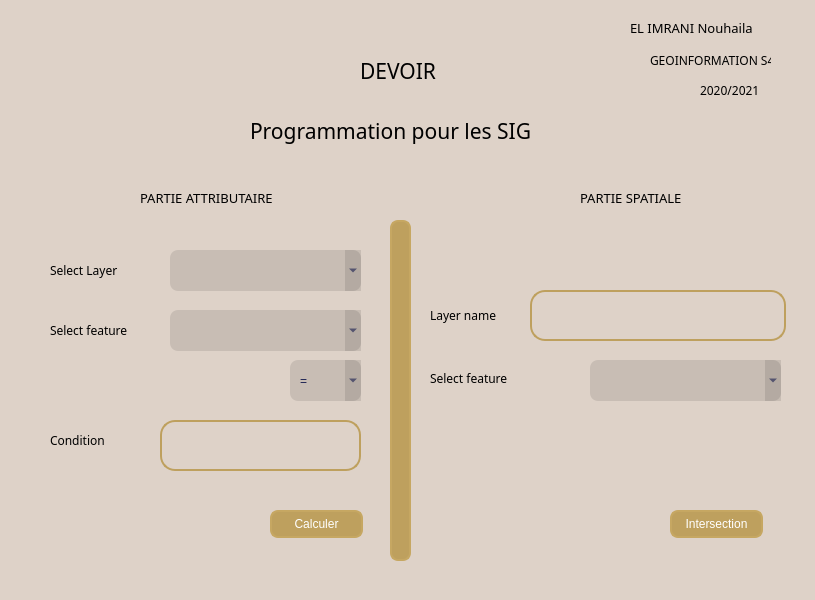
<?xml version="1.0" encoding="UTF-8"?>
<ui version="4.0">
 <class>SaveAttributesDialogBase</class>
 <widget class="QDialog" name="SaveAttributesDialogBase">
  <property name="geometry">
   <rect>
    <x>0</x>
    <y>0</y>
    <width>815</width>
    <height>600</height>
   </rect>
  </property>
  <property name="minimumSize">
   <size>
    <width>815</width>
    <height>600</height>
   </size>
  </property>
  <property name="maximumSize">
   <size>
    <width>815</width>
    <height>600</height>
   </size>
  </property>
  <property name="windowTitle">
   <string>Save Attributes</string>
  </property>
  <property name="styleSheet">
   <string notr="true">background-color: rgb(222, 210, 200)</string>
  </property>
  <widget class="QComboBox" name="comboBox">
   <property name="geometry">
    <rect>
     <x>-280</x>
     <y>330</y>
     <width>73</width>
     <height>22</height>
    </rect>
   </property>
  </widget>
  <widget class="QComboBox" name="comboLayer">
   <property name="geometry">
    <rect>
     <x>170</x>
     <y>250</y>
     <width>191</width>
     <height>41</height>
    </rect>
   </property>
   <property name="styleSheet">
    <string notr="true">QComboBox {
   background-color:rgba(0, 0, 0, 0.1);
    color: #1D2252;
    padding: 15px 10px;
    border-radius: 8px;
    border: none;
	
}
</string>
   </property>
  </widget>
  <widget class="QLabel" name="label">
   <property name="geometry">
    <rect>
     <x>50</x>
     <y>260</y>
     <width>101</width>
     <height>20</height>
    </rect>
   </property>
   <property name="font">
    <font>
     <family>Franklin Gothic Medium</family>
     <pointsize>9</pointsize>
    </font>
   </property>
   <property name="text">
    <string>Select Layer</string>
   </property>
  </widget>
  <widget class="QLabel" name="label_2">
   <property name="geometry">
    <rect>
     <x>50</x>
     <y>320</y>
     <width>101</width>
     <height>20</height>
    </rect>
   </property>
   <property name="font">
    <font>
     <family>Franklin Gothic Medium</family>
     <pointsize>9</pointsize>
    </font>
   </property>
   <property name="text">
    <string>Select feature</string>
   </property>
  </widget>
  <widget class="QComboBox" name="comboFeature">
   <property name="geometry">
    <rect>
     <x>170</x>
     <y>310</y>
     <width>191</width>
     <height>41</height>
    </rect>
   </property>
   <property name="styleSheet">
    <string notr="true">QComboBox {
    background-color:rgba(0, 0, 0, 0.1);
    color: #1D2252;
    padding: 15px 10px;
    border-radius: 8px;
    border: none;
	
}
</string>
   </property>
  </widget>
  <widget class="QLabel" name="label_3">
   <property name="geometry">
    <rect>
     <x>50</x>
     <y>430</y>
     <width>131</width>
     <height>20</height>
    </rect>
   </property>
   <property name="font">
    <font>
     <family>Franklin Gothic Medium</family>
     <pointsize>9</pointsize>
    </font>
   </property>
   <property name="text">
    <string>Condition</string>
   </property>
  </widget>
  <widget class="QComboBox" name="operateur">
   <property name="geometry">
    <rect>
     <x>290</x>
     <y>360</y>
     <width>71</width>
     <height>41</height>
    </rect>
   </property>
   <property name="styleSheet">
    <string notr="true">QComboBox {
    background-color:rgba(0, 0, 0, 0.1);
    color: #1D2252;
    padding: 15px 10px;
    border-radius: 8px;
    border: none;
	
}
</string>
   </property>
   <item>
    <property name="text">
     <string>=</string>
    </property>
   </item>
   <item>
    <property name="text">
     <string>&lt;=</string>
    </property>
   </item>
   <item>
    <property name="text">
     <string>&gt;=</string>
    </property>
   </item>
   <item>
    <property name="text">
     <string>&lt;</string>
    </property>
   </item>
   <item>
    <property name="text">
     <string>&gt;</string>
    </property>
   </item>
  </widget>
  <widget class="QPushButton" name="btn">
   <property name="geometry">
    <rect>
     <x>270</x>
     <y>510</y>
     <width>93</width>
     <height>28</height>
    </rect>
   </property>
   <property name="styleSheet">
    <string notr="true">QPushButton {
background-color: rgb(190, 160, 94);
  color: white;
  border: 2px solid rgb(198, 167, 98); 
border-radius: 8px;
}
QPushButton:hover{
border: 2px solid rgb(234, 209, 161);
background-color: rgb(214, 180, 106);
}</string>
   </property>
   <property name="text">
    <string>Calculer</string>
   </property>
  </widget>
  <widget class="QTextEdit" name="textValeur">
   <property name="geometry">
    <rect>
     <x>160</x>
     <y>420</y>
     <width>201</width>
     <height>51</height>
    </rect>
   </property>
   <property name="styleSheet">
    <string notr="true">QTextEdit{
border: 2px solid rgb(190, 160, 94);
border-radius:15px;
color : rgb(0, 0, 0);
padding-left: 20px;
padding-right:20px;
}
QTextEditt:hover{
border: 2px solid rgb(234, 209, 161);
}
</string>
   </property>
  </widget>
  <widget class="QTextBrowser" name="textBrowser">
   <property name="geometry">
    <rect>
     <x>390</x>
     <y>220</y>
     <width>21</width>
     <height>341</height>
    </rect>
   </property>
   <property name="styleSheet">
    <string notr="true">QTextEdit {
background-color: rgb(190, 160, 94);
  color: white;
  border: 2px solid rgb(198, 167, 98); 
border-radius: 8px;
}
QPushButton:hover{
border: 2px solid rgb(234, 209, 161);
background-color: rgb(214, 180, 106);
}</string>
   </property>
  </widget>
  <widget class="QLabel" name="label_4">
   <property name="geometry">
    <rect>
     <x>140</x>
     <y>190</y>
     <width>201</width>
     <height>16</height>
    </rect>
   </property>
   <property name="font">
    <font>
     <family>Franklin Gothic Medium</family>
     <pointsize>10</pointsize>
    </font>
   </property>
   <property name="text">
    <string>PARTIE ATTRIBUTAIRE</string>
   </property>
  </widget>
  <widget class="QLabel" name="label_5">
   <property name="geometry">
    <rect>
     <x>580</x>
     <y>190</y>
     <width>141</width>
     <height>16</height>
    </rect>
   </property>
   <property name="font">
    <font>
     <family>Franklin Gothic Medium</family>
     <pointsize>10</pointsize>
    </font>
   </property>
   <property name="text">
    <string>PARTIE SPATIALE</string>
   </property>
  </widget>
  <widget class="QLabel" name="label_6">
   <property name="geometry">
    <rect>
     <x>360</x>
     <y>40</y>
     <width>101</width>
     <height>61</height>
    </rect>
   </property>
   <property name="font">
    <font>
     <family>Franklin Gothic Book</family>
     <pointsize>16</pointsize>
    </font>
   </property>
   <property name="text">
    <string>DEVOIR  </string>
   </property>
  </widget>
  <widget class="QLabel" name="label_7">
   <property name="geometry">
    <rect>
     <x>630</x>
     <y>20</y>
     <width>151</width>
     <height>16</height>
    </rect>
   </property>
   <property name="font">
    <font>
     <family>Franklin Gothic Book</family>
     <pointsize>10</pointsize>
    </font>
   </property>
   <property name="text">
    <string>EL IMRANI Nouhaila</string>
   </property>
  </widget>
  <widget class="QLabel" name="label_9">
   <property name="geometry">
    <rect>
     <x>650</x>
     <y>50</y>
     <width>121</width>
     <height>20</height>
    </rect>
   </property>
   <property name="font">
    <font>
     <family>Franklin Gothic Book</family>
    </font>
   </property>
   <property name="text">
    <string>GEOINFORMATION S4</string>
   </property>
  </widget>
  <widget class="QLabel" name="label_10">
   <property name="geometry">
    <rect>
     <x>700</x>
     <y>80</y>
     <width>71</width>
     <height>20</height>
    </rect>
   </property>
   <property name="font">
    <font>
     <family>Franklin Gothic Book</family>
    </font>
   </property>
   <property name="text">
    <string>2020/2021</string>
   </property>
  </widget>
  <widget class="QLabel" name="label_11">
   <property name="geometry">
    <rect>
     <x>430</x>
     <y>300</y>
     <width>91</width>
     <height>31</height>
    </rect>
   </property>
   <property name="font">
    <font>
     <family>Franklin Gothic Medium</family>
     <pointsize>9</pointsize>
    </font>
   </property>
   <property name="text">
    <string>Layer name</string>
   </property>
  </widget>
  <widget class="QTextBrowser" name="layer_name">
   <property name="geometry">
    <rect>
     <x>530</x>
     <y>290</y>
     <width>256</width>
     <height>51</height>
    </rect>
   </property>
   <property name="styleSheet">
    <string notr="true">QTextEdit{
border: 2px solid rgb(190, 160, 94);
border-radius:15px;
color : rgb(0, 0, 0);
padding-left: 20px;
padding-right:20px;
}
QTextEditt:hover{
border: 2px solid rgb(234, 209, 161);
}
</string>
   </property>
  </widget>
  <widget class="QComboBox" name="selectFeature">
   <property name="geometry">
    <rect>
     <x>590</x>
     <y>360</y>
     <width>191</width>
     <height>41</height>
    </rect>
   </property>
   <property name="styleSheet">
    <string notr="true">QComboBox {
    background-color:rgba(0, 0, 0, 0.1);
    color: #1D2252;
    padding: 15px 10px;
    border-radius: 8px;
    border: none;
	
}
</string>
   </property>
  </widget>
  <widget class="QLabel" name="label_13">
   <property name="geometry">
    <rect>
     <x>430</x>
     <y>370</y>
     <width>91</width>
     <height>16</height>
    </rect>
   </property>
   <property name="font">
    <font>
     <family>Franklin Gothic Medium</family>
     <pointsize>9</pointsize>
    </font>
   </property>
   <property name="text">
    <string>Select feature</string>
   </property>
  </widget>
  <widget class="QPushButton" name="btn_2">
   <property name="geometry">
    <rect>
     <x>670</x>
     <y>510</y>
     <width>93</width>
     <height>28</height>
    </rect>
   </property>
   <property name="styleSheet">
    <string notr="true">QPushButton {
background-color: rgb(190, 160, 94);
  color: white;
  border: 2px solid rgb(198, 167, 98); 
border-radius: 8px;
}
QPushButton:hover{
border: 2px solid rgb(234, 209, 161);
background-color: rgb(214, 180, 106);
}</string>
   </property>
   <property name="text">
    <string>Intersection</string>
   </property>
  </widget>
  <widget class="QLabel" name="label_14">
   <property name="geometry">
    <rect>
     <x>250</x>
     <y>100</y>
     <width>351</width>
     <height>61</height>
    </rect>
   </property>
   <property name="font">
    <font>
     <family>Franklin Gothic Book</family>
     <pointsize>16</pointsize>
    </font>
   </property>
   <property name="text">
    <string>Programmation pour les SIG</string>
   </property>
  </widget>
 </widget>
 <resources/>
 <connections/>
</ui>
